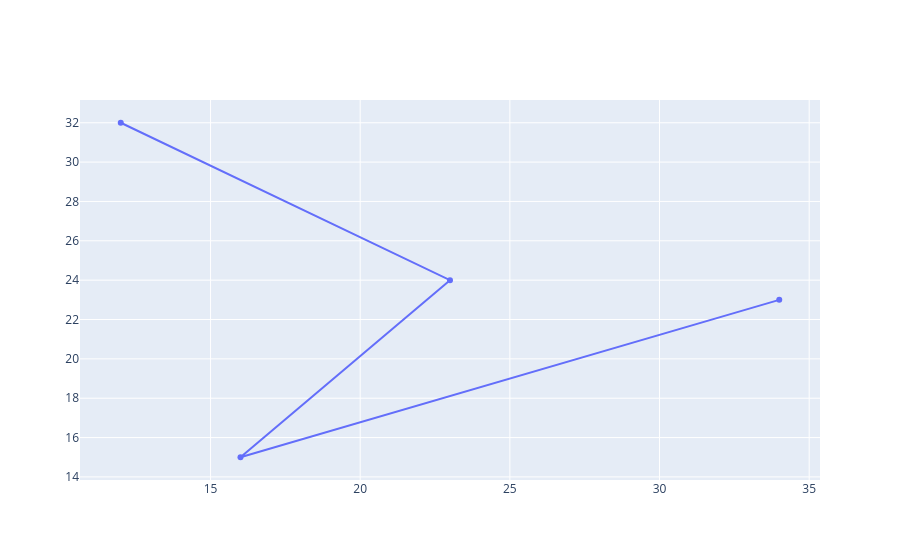

Source (notebook cell):
### Code cell
x = [12,23,16,34]
y = [32,24,15,23]
trace = go.Scatter(x=x, y=y, mode='markers+lines')
go.Figure(trace)

### Figure 1 — Plotly figure (JSON) as saved in the notebook; plotly's stock layout.template omitted (floating-point values rounded to 4 significant figures)
{"data": [{"mode": "markers+lines", "type": "scatter", "x": [12, 23, 16, 34], "y": [32, 24, 15, 23]}], "layout": {}}
